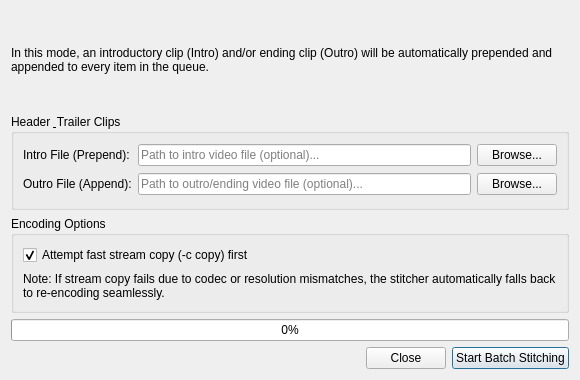
<?xml version="1.0" encoding="UTF-8"?>
<ui version="4.0">
 <class>BatchConcatDialog</class>
 <widget class="QDialog" name="BatchConcatDialog">
  <property name="geometry">
   <rect>
    <x>0</x>
    <y>0</y>
    <width>580</width>
    <height>380</height>
   </rect>
  </property>
  <property name="windowTitle">
   <string>Batch Intro / Outro Stitching</string>
  </property>
  <layout class="QVBoxLayout" name="mainBatchConcatLayout">
   <item>
    <widget class="QLabel" name="lblIntroOutroDesc">
     <property name="text">
      <string>In this mode, an introductory clip (Intro) and/or ending clip (Outro) will be automatically prepended and appended to every item in the queue.</string>
     </property>
     <property name="wordWrap">
      <bool>true</bool>
     </property>
    </widget>
   </item>
   <item>
    <widget class="QGroupBox" name="grpClips">
     <property name="title">
      <string>Header &amp; Trailer Clips</string>
     </property>
     <layout class="QGridLayout" name="gridClips">
      <item row="0" column="0">
       <widget class="QLabel" name="lblIntro">
        <property name="text">
         <string>Intro File (Prepend):</string>
        </property>
       </widget>
      </item>
      <item row="0" column="1">
       <widget class="QLineEdit" name="txtIntroFile">
        <property name="placeholderText">
         <string>Path to intro video file (optional)...</string>
        </property>
       </widget>
      </item>
      <item row="0" column="2">
       <widget class="QPushButton" name="btnBrowseIntro">
        <property name="text">
         <string>Browse...</string>
        </property>
       </widget>
      </item>
      <item row="1" column="0">
       <widget class="QLabel" name="lblOutro">
        <property name="text">
         <string>Outro File (Append):</string>
        </property>
       </widget>
      </item>
      <item row="1" column="1">
       <widget class="QLineEdit" name="txtOutroFile">
        <property name="placeholderText">
         <string>Path to outro/ending video file (optional)...</string>
        </property>
       </widget>
      </item>
      <item row="1" column="2">
       <widget class="QPushButton" name="btnBrowseOutro">
        <property name="text">
         <string>Browse...</string>
        </property>
       </widget>
      </item>
     </layout>
    </widget>
   </item>
   <item>
    <widget class="QGroupBox" name="grpOptions">
     <property name="title">
      <string>Encoding Options</string>
     </property>
     <layout class="QVBoxLayout" name="optionsLayout">
      <item>
       <widget class="QCheckBox" name="chkStreamCopy">
        <property name="text">
         <string>Attempt fast stream copy (-c copy) first</string>
        </property>
        <property name="checked">
         <bool>true</bool>
        </property>
       </widget>
      </item>
      <item>
       <widget class="QLabel" name="lblCopyNote">
        <property name="text">
         <string>Note: If stream copy fails due to codec or resolution mismatches, the stitcher automatically falls back to re-encoding seamlessly.</string>
        </property>
        <property name="wordWrap">
         <bool>true</bool>
        </property>
       </widget>
      </item>
     </layout>
    </widget>
   </item>
   <item>
    <widget class="QProgressBar" name="progStitch">
     <property name="value">
      <number>0</number>
     </property>
     <property name="textVisible">
      <bool>true</bool>
     </property>
    </widget>
   </item>
   <item>
    <layout class="QHBoxLayout" name="buttonsLayout">
     <item>
      <spacer name="hSpacer">
       <property name="orientation">
        <enum>Qt::Horizontal</enum>
       </property>
       <property name="sizeHint" stdset="0">
        <size>
         <width>40</width>
         <height>20</height>
        </size>
       </property>
      </spacer>
     </item>
     <item>
      <widget class="QPushButton" name="btnClose">
       <property name="text">
        <string>Close</string>
       </property>
      </widget>
     </item>
     <item>
      <widget class="QPushButton" name="btnStartStitch">
       <property name="text">
        <string>Start Batch Stitching</string>
       </property>
       <property name="default">
        <bool>true</bool>
       </property>
      </widget>
     </item>
    </layout>
   </item>
  </layout>
 </widget>
 <resources/>
 <connections/>
</ui>
